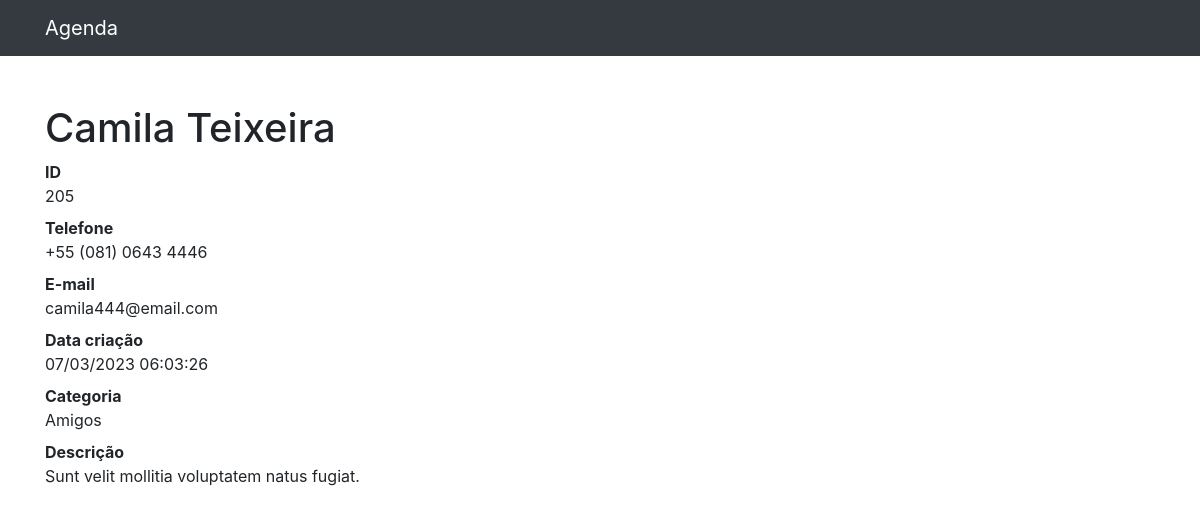
Screenshot of /205 with the database file from the repository.
### contatos/models.py (models this page shows, shortened)
class Contato(models.Model):
    nome = models.CharField(max_length=255)
    sobrenome = models.CharField(max_length=255, blank=True)
    telefone = models.CharField(max_length=255)
    email = models.CharField(max_length=255, blank=True)
    data_criacao = models.DateTimeField(default=timezone.now)
    descricao = models.TextField(blank=True)
    categoria = models.ForeignKey(Categoria, on_delete=models.DO_NOTHING)
    mostrar = models.BooleanField(default=True)

class Categoria(models.Model):
    nome = models.CharField(max_length=255)
    def __str__(self) -> str:
        return self.nome

### contatos/views.py (the view)
# urls.py: path('<int:contato_id>', views.ver_contato, name='ver_contato')
def ver_contato(request, contato_id):
    contato = get_object_or_404(Contato, id=contato_id)
    if not contato.mostrar:
        raise Http404()
    return render(request, 'contatos/ver_contato.html', {
        'contato': contato
    })

### contatos/templates/contatos/ver_contato.html
{% extends 'base.html' %}
{% block 'conteudo' %}
<h1 class="mt-5">{{contato.nome}} {{contato.sobrenome}}</h1>
<dl>
  <dt>ID</dt>
  <dd>{{contato.id}}</dd>
  <dt>Telefone</dt>
  <dd>{{contato.telefone}}</dd>
  <dt>E-mail</dt>
  <dd>{{contato.email}}</dd>
  <dt>Data criação</dt>
  <dd>{{contato.data_criacao|date:'d/m/Y H:i:s'}}</dd>
  <dt>Categoria</dt>
  <dd>{{contato.categoria}}</dd>
  <dt>Descrição</dt>
  <dd>
    {{contato.descricao}}
  </dd>
</dl>
{% endblock 'conteudo' %}

### rows the page displays
Contato: nome "Camila", sobrenome "Teixeira", id "205", telefone "+55 (081) 0643 4446", email "camila444@email.com", data_criacao "07/03/2023 06:03:26", categoria "Amigos", descricao "Sunt velit mollitia voluptatem natus fugiat."
